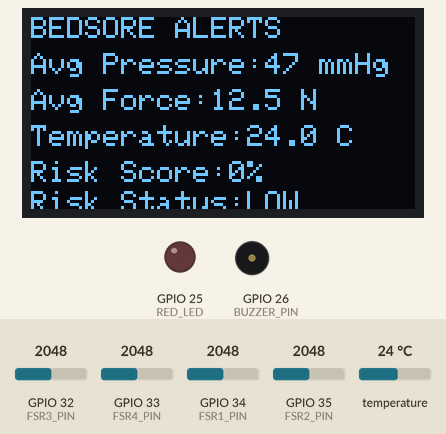
This sketch was run on a simulated ESP32. Shown: 128×64 one-colour display, output pins drawn as LEDs (lit = HIGH), buzzer (waves = sounding). The test bench sets the inputs (shaded band); at power-on: temperature 24 °C, GPIO 32 (FSR3_PIN) = 2048, GPIO 33 (FSR4_PIN) = 2048, GPIO 34 (FSR1_PIN) = 2048, GPIO 35 (FSR2_PIN) = 2048 (analog values on the 0–4095 scale). WiFi joins after 1.5 s; servers stay silent unless stated; what the sketch prints to the serial monitor is not drawn.

Above: at 5.0 s.
5.1 s: temperature set to 12 °C
At 6.2 s:
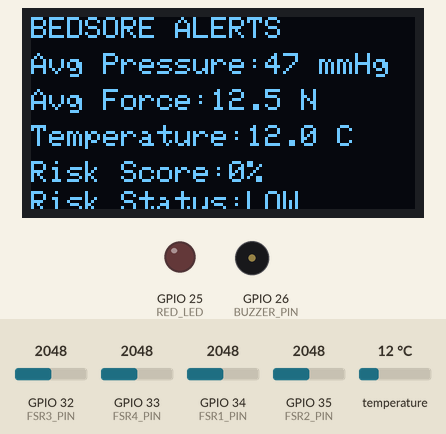
6.9 s: GPIO 32 (FSR3_PIN) set to 2866
At 8.2 s:
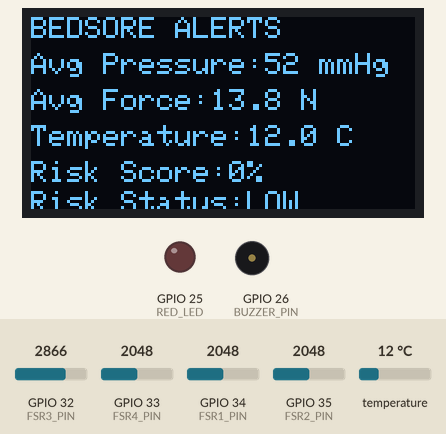
8.5 s: GPIO 33 (FSR4_PIN) set to 3478
At 9.4 s:
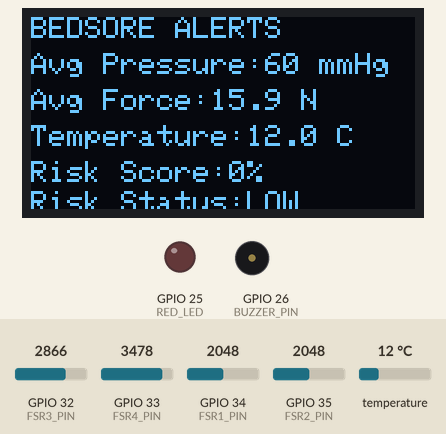
10.1 s: GPIO 33 (FSR4_PIN) set to 3579
At 11.1 s:
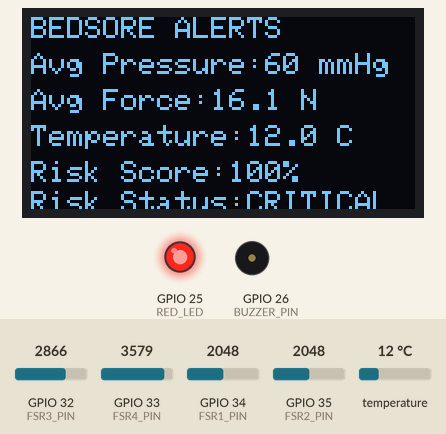
13.2 s: GPIO 34 (FSR1_PIN) set to 2125
At 14.8 s:
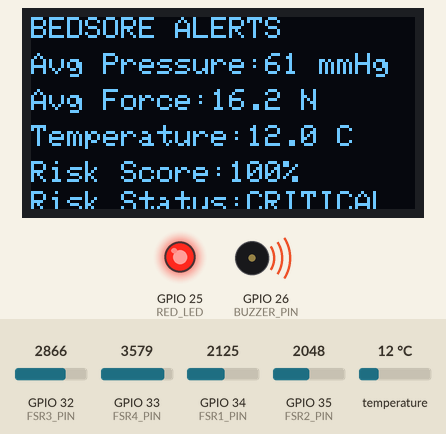
16.3 s: GPIO 35 (FSR2_PIN) set to 1974
At 17.1 s:
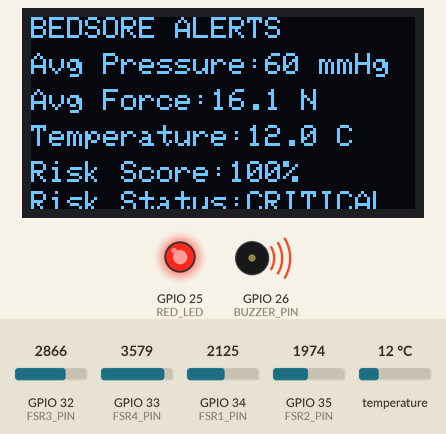
19.4 s: GPIO 35 (FSR2_PIN) set to 1882
Timing chart, 0 to 22.3 s (numbered marks = the images above; inputs shaded):
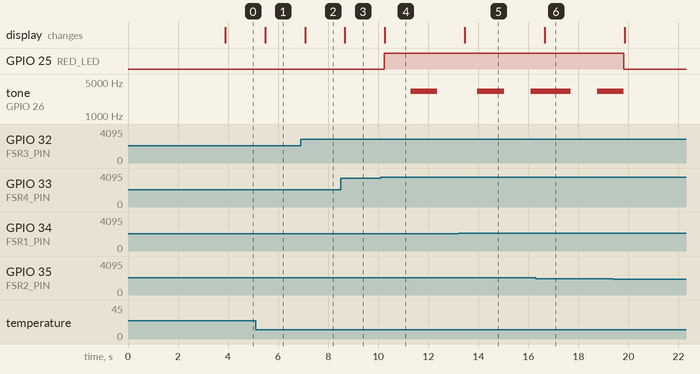

The sketch:

real_bedsore_condition.ino
```cpp
// =====================================================
//          SMART BEDSORE DETECTION SYSTEM
// =====================================================

#define BLYNK_TEMPLATE_ID "TMPL3tWEG24sh"
#define BLYNK_TEMPLATE_NAME "BedSore Detection"

#include <WiFi.h>
#include <BlynkSimpleEsp32.h>

#include <Wire.h>
#include <Adafruit_Sensor.h>
#include <Adafruit_BME280.h>
#include <Adafruit_GFX.h>
#include <Adafruit_SSD1306.h>

// ================= WIFI =================
char ssid[] = "realme";
char pass[] = "12345678";

char auth[] = "z7cOy2BofK3_S71SgqtXxebeFsfGRtHN";

// ================= OLED =================
#define SCREEN_WIDTH 128
#define SCREEN_HEIGHT 64

TwoWire OLED_I2C = TwoWire(0);
TwoWire BME_I2C  = TwoWire(1);

Adafruit_SSD1306 display(
  SCREEN_WIDTH,
  SCREEN_HEIGHT,
  &OLED_I2C,
  -1
);

// ================= BME =================
Adafruit_BME280 bme;

// ================= PINS =================
const int FSR1_PIN = 34;
const int FSR2_PIN = 35;
const int FSR3_PIN = 32;
const int FSR4_PIN = 33;

// OLED
const int OLED_SDA = 18;
const int OLED_SCL = 19;

// BME280
const int BME_SDA = 21;
const int BME_SCL = 22;

// OUTPUTS
const int RED_LED = 25;
const int BUZZER_PIN = 26;

// ================= CONSTANTS =================

// Baseline skin temperature
const float BASELINE_TEMP = 34.5;

// Temperature rise threshold
const float TEMP_DELTA_RISK = 1.0;

// Force scaling
const float MAX_FORCE_N = 25.0;

// Effective contact area
const float CONTACT_AREA_CM2 = 20.0;

const float CONTACT_AREA_M2 =
      CONTACT_AREA_CM2 / 10000.0;

// ================= REALISTIC TIME WINDOWS =================

// Moderate
const unsigned long MODERATE_TIME =
      15UL * 60UL;

// High
const unsigned long HIGH_TIME =
      5UL * 60UL;

// Critical prolonged
const unsigned long CRITICAL_TIME =
      60UL * 60UL;

// ================= VARIABLES =================
unsigned long forceStart = 0;

bool forceDetected = false;

// ================= HELPERS =================
float clampValue(float x, float low, float high)
{
  if (x < low) return low;

  if (x > high) return high;

  return x;
}

// ADC → Force
float rawToForce(int raw)
{
  raw = constrain(raw, 0, 4095);

  return ((float)raw / 4095.0) * MAX_FORCE_N;
}

// Buzzer OFF
void buzzerOff()
{
  noTone(BUZZER_PIN);
}

// HIGH risk buzzer
void highRiskBuzzer(unsigned long now)
{
  if ((now / 300) % 2 == 0)
  {
    tone(BUZZER_PIN, 2200);
  }
  else
  {
    noTone(BUZZER_PIN);
  }
}

// CRITICAL risk buzzer
void criticalRiskBuzzer(unsigned long now)
{
  if ((now / 120) % 2 == 0)
  {
    tone(BUZZER_PIN, 3200);
  }
  else
  {
    noTone(BUZZER_PIN);
  }
}

// ================= SETUP =================
void setup()
{
  Serial.begin(115200);

  // ================= OLED =================
  OLED_I2C.begin(OLED_SDA, OLED_SCL, 100000);

  bool oledOK = display.begin(
      SSD1306_SWITCHCAPVCC,
      0x3C
  );

  if (!oledOK)
  {
    oledOK = display.begin(
        SSD1306_SWITCHCAPVCC,
        0x3D
    );
  }

  if (oledOK)
  {
    display.clearDisplay();

    display.setTextColor(WHITE);

    display.setTextSize(2);

    display.setCursor(0,0);
    display.println("BEDSORE");

    display.setCursor(0,25);
    display.println("SYSTEM");

    display.display();

    delay(2000);
  }

  // ================= BME280 =================
  BME_I2C.begin(BME_SDA, BME_SCL, 100000);

  bme.begin(0x76, &BME_I2C);

  // ================= OUTPUTS =================
  pinMode(RED_LED, OUTPUT);

  pinMode(BUZZER_PIN, OUTPUT);

  digitalWrite(RED_LED, LOW);

  buzzerOff();

  // ================= ADC =================
  analogReadResolution(12);

  // ================= BLYNK =================
  Blynk.begin(auth, ssid, pass);

  Serial.println("SYSTEM READY");
}

// ================= LOOP =================
void loop()
{
  Blynk.run();

  unsigned long now = millis();

  // =================================================
  //                  READ FSR
  // =================================================

  int raw1 = analogRead(FSR1_PIN);
  int raw2 = analogRead(FSR2_PIN);
  int raw3 = analogRead(FSR3_PIN);
  int raw4 = analogRead(FSR4_PIN);

  // =================================================
  //                  FORCE
  // =================================================

  float f1 = rawToForce(raw1);
  float f2 = rawToForce(raw2);
  float f3 = rawToForce(raw3);
  float f4 = rawToForce(raw4);

  float avgForce =
      (f1 + f2 + f3 + f4) / 4.0;

  // =================================================
  //               PRESSURE
  // =================================================

  float avgPressurePa =
      avgForce / CONTACT_AREA_M2;

  float avgPressureMmHg =
      avgPressurePa / 133.322f;

  // =================================================
  //               TEMPERATURE
  // =================================================

  float temperatureC =
      bme.readTemperature();

  // =================================================
  //               PRESSURE DURATION
  // =================================================

  if (avgPressureMmHg >= 32)
  {
    if (!forceDetected)
    {
      forceDetected = true;

      forceStart = now;
    }
  }
  else
  {
    forceDetected = false;
  }

  float forceDurationMin = 0;

  if (forceDetected)
  {
    forceDurationMin =
      (now - forceStart) / 60000.0;
  }

  // =================================================
  //                  RISK LEVEL
  // =================================================

  String riskLevel = "LOW";

  int displayRisk = 0;

  // LOW
  if (avgPressureMmHg < 32)
  {
    riskLevel = "LOW";

    displayRisk = 0;
  }

  // MODERATE
  if (
      avgPressureMmHg >= 32 &&
      avgPressureMmHg < 40 &&
      forceDurationMin >= 15
     )
  {
    riskLevel = "MODERATE";

    displayRisk = 25;
  }

  // HIGH
  if (
      avgPressureMmHg >= 40 &&
      avgPressureMmHg < 60 &&
      forceDurationMin >= 5
     )
  {
    riskLevel = "HIGH";

    displayRisk = 50;
  }

  // CRITICAL HIGH PRESSURE
  if (avgPressureMmHg >= 60)
  {
    riskLevel = "CRITICAL";

    displayRisk = 100;
  }

  // CRITICAL PROLONGED
  if (
      avgPressureMmHg >= 32 &&
      forceDurationMin >= 60
     )
  {
    riskLevel = "CRITICAL";

    displayRisk = 100;
  }

  // =================================================
  //                  ALERTS
  // =================================================

  if (displayRisk == 0)
  {
    digitalWrite(RED_LED, LOW);

    buzzerOff();
  }

  else if (displayRisk == 25)
  {
    digitalWrite(RED_LED, HIGH);

    buzzerOff();
  }

  else if (displayRisk == 50)
  {
    digitalWrite(RED_LED, HIGH);

    highRiskBuzzer(now);
  }

  else
  {
    digitalWrite(RED_LED, HIGH);

    criticalRiskBuzzer(now);

    Blynk.logEvent(
      "bedsore_alert",
      "CRITICAL BEDSORE RISK!"
    );
  }

  // =================================================
  //                    BLYNK
  // =================================================

  Blynk.virtualWrite(V0, temperatureC);

  Blynk.virtualWrite(V1, riskLevel);

  Blynk.virtualWrite(V2, displayRisk);

  Blynk.virtualWrite(V3, avgPressureMmHg);

  Blynk.virtualWrite(V4, avgForce);

  // =================================================
  //                  OLED DISPLAY
  // =================================================

  display.clearDisplay();

  display.setTextColor(WHITE);

  display.setTextSize(1);

  display.setCursor(0,0);
  display.println("BEDSORE ALERTS");

  display.setCursor(0,12);
  display.print("Avg Pressure:");
  display.print(avgPressureMmHg,0);
  display.println(" mmHg");

  display.setCursor(0,24);
  display.print("Avg Force:");
  display.print(avgForce,1);
  display.println(" N");

  display.setCursor(0,36);
  display.print("Temperature:");
  display.print(temperatureC,1);
  display.println(" C");

  display.setCursor(0,48);
  display.print("Risk Score:");
  display.print(displayRisk);
  display.println("%");

  display.setCursor(0,58);
  display.print("Risk Status:");
  display.print(riskLevel);

  display.display();

  // =================================================
  //                    SERIAL
  // =================================================

  Serial.print("Pressure(mmHg): ");
  Serial.print(avgPressureMmHg);

  Serial.print(" Force(N): ");
  Serial.print(avgForce);

  Serial.print(" Temp(C): ");
  Serial.print(temperatureC);

  Serial.print(" Duration(min): ");
  Serial.print(forceDurationMin);

  Serial.print(" Risk: ");
  Serial.print(riskLevel);

  Serial.print(" Score: ");
  Serial.println(displayRisk);

  delay(500);
}
```

Measured:
- the behaviour switches between 3520 and 3521 on GPIO 33 (FSR4_PIN) (found by bisection; images 3 and 4)
- the behaviour switches between 2076 and 2077 on GPIO 34 (FSR1_PIN) (found by bisection; images 4 and 5)
- after the input at 5.1 s, the display: changes after 0.38 s (image 1)
- after the input at 6.9 s, the display: changes after 0.18 s (image 2)
- after the input at 8.5 s, the display: changes after 0.17 s (image 3)
- after the input at 10.1 s, GPIO 25 (RED_LED): LOW → HIGH after 0.14 s; tone on GPIO 26 (BUZZER_PIN): silent → 3200 Hz after 1.2 s, → silent 1.1 s later; the display: changes after 0.17 s (image 4)
- after the input at 13.2 s, the display: changes after 0.26 s (image 5)
- after the input at 16.3 s, the display: changes after 0.35 s (image 6)
- after the input at 19.4 s, GPIO 25 (RED_LED): HIGH → LOW after 0.42 s; tone on GPIO 26 (BUZZER_PIN): goes on until 19.8 s, then stays silent
